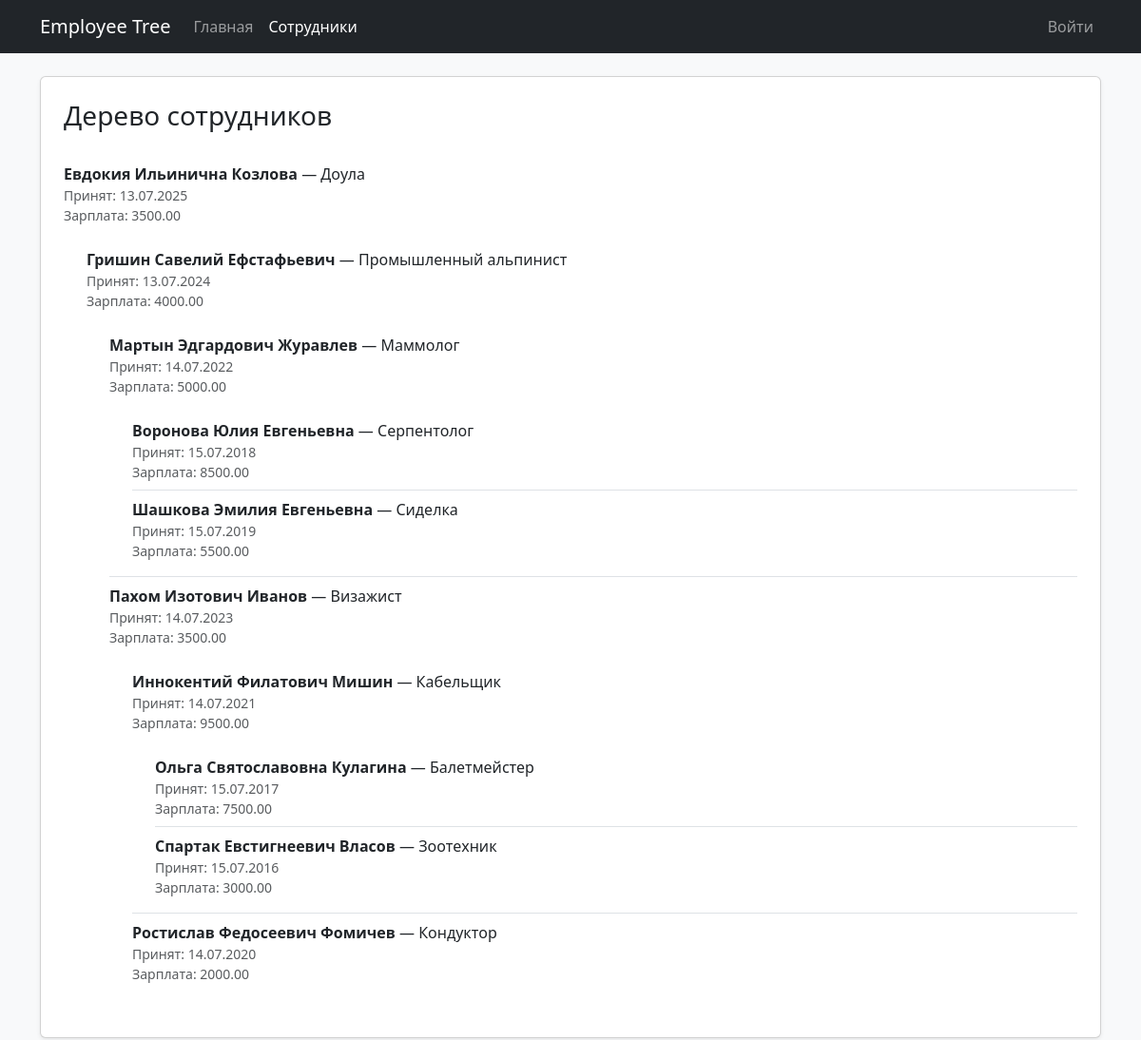
The page /tree on the database its author committed.
### abzagencypythontest/apps/users/models.py (models this page shows, shortened)
class Employee(models.Model):
    name = models.CharField(max_length=255)
    position = models.CharField(max_length=255)
    hire_date = models.DateField(verbose_name='date of hire')
    salary = models.DecimalField(max_digits=10, decimal_places=2, verbose_name='salary')
    manager = models.ForeignKey(
        'self',
        on_delete=models.SET_NULL,
        null=True,
        blank=True,
        related_name='subordinates',
    )
    class Meta:
        verbose_name = 'employee'
        verbose_name_plural = 'employees'

### abzagencypythontest/views.py (the view)
# urls.py: path('tree', views.tree, name="tree"),
def tree(request):
    employees = Employee.objects.select_related('manager').order_by('name')
    return render(request, 'tree.html', {'nodes': build_employee_tree(employees)})

### abzagencypythontest/views.py (called while the page is built)
def build_employee_tree(employees):
    nodes = {}
    for employee in employees:
        nodes[employee.pk] = {'employee': employee, 'children': []}
    roots = []
    for employee in employees:
        if employee.manager_id is None:
            roots.append(nodes[employee.pk])
        else:
            parent = nodes.get(employee.manager_id)
            if parent is not None:
                parent['children'].append(nodes[employee.pk])
    return roots

### abzagencypythontest/templates/tree.html (shortened to what this page needs)
{% extends 'base.html' %}
{% block content %}
<div class="card shadow-sm">
  <div class="card-body p-4">
    <h1 class="h3 mb-4">Дерево сотрудников</h1>
    {% if nodes %}
        {% include 'employee_tree.html' with nodes=nodes %}
    {% else %}
        <div class="alert alert-info mb-0">Сотрудники не найдены.</div>
    {% endif %}
  </div>
</div>
{% endblock %}

### abzagencypythontest/templates/base.html (shortened to what this page needs)
<!DOCTYPE html>
<html lang="ru">
  <head>
    <link href="https://cdn.jsdelivr.net/npm/bootstrap@5.3.3/dist/css/bootstrap.min.css" rel="stylesheet">
  </head>
  <body class="bg-light">
    {% include 'navbar.html' %}
    <main class="container py-4">
        {% block content %}
        {% endblock %}
    </main>
  </body>
</html>

### abzagencypythontest/templates/navbar.html (shortened to what this page needs)
<nav class="navbar navbar-expand-lg navbar-dark bg-dark">
  <div class="container">
    <a class="navbar-brand" href="{% url 'index' %}">Employee Tree</a>
    <div class="collapse navbar-collapse" id="navbarNav">
      <ul class="navbar-nav me-auto">
        <li class="nav-item">
          <a class="nav-link{% if request.path == '/' %} active{% endif %}" href="{% url 'index' %}">Главная</a>
        </li>
        <li class="nav-item">
          <a class="nav-link{% if request.path == '/tree' %} active{% endif %}" href="{% url 'tree' %}">Сотрудники</a>
        </li>
      </ul>
      <ul class="navbar-nav">
        {% if user.is_authenticated %}
          <li class="nav-item">
            <a class="nav-link" href="{% url 'users:profile' %}">{{ user.username }}</a>
          </li>
          <li class="nav-item">
            <a class="nav-link" href="{% url 'users:logout' %}">Выйти</a>
          </li>
        {% else %}
          <li class="nav-item">
            <a class="nav-link" href="{% url 'users:login' %}">Войти</a>
          </li>
        {% endif %}
      </ul>
    </div>
  </div>
</nav>

### abzagencypythontest/templates/employee_tree.html
<ul class="list-group list-group-flush">
  {% for node in nodes %}
    <li class="list-group-item px-0">
      <div class="d-flex justify-content-between align-items-start gap-3">
        <div>
          <strong>{{ node.employee.name }}</strong> — {{ node.employee.position }}
          <div class="text-muted small">
            Принят: {{ node.employee.hire_date|date:'d.m.Y' }}
          </div>
          <div class="text-muted small">
            Зарплата: {{ node.employee.salary }}
          </div>
        </div>
      </div>
      {% if node.children %}
        <div class="mt-3 ms-4">
          {% include 'employee_tree.html' with nodes=node.children %}
        </div>
      {% endif %}
    </li>
  {% endfor %}
</ul>

### rows shown on the page
Employee: employee.name "Евдокия Ильинична Козлова", employee.position "Доула", employee.hire_date "13.07.2025", employee.salary "3500.00"
Employee: employee.name "Гришин Савелий Ефстафьевич", employee.position "Промышленный альпинист", employee.hire_date "13.07.2024", employee.salary "4000.00"
Employee: employee.name "Мартын Эдгардович Журавлев", employee.position "Маммолог", employee.hire_date "14.07.2022", employee.salary "5000.00"
Employee: employee.name "Воронова Юлия Евгеньевна", employee.position "Серпентолог", employee.hire_date "15.07.2018", employee.salary "8500.00"
Employee: employee.name "Шашкова Эмилия Евгеньевна", employee.position "Сиделка", employee.hire_date "15.07.2019", employee.salary "5500.00"
Employee: employee.name "Пахом Изотович Иванов", employee.position "Визажист", employee.hire_date "14.07.2023", employee.salary "3500.00"
Employee: employee.name "Иннокентий Филатович Мишин", employee.position "Кабельщик", employee.hire_date "14.07.2021", employee.salary "9500.00"
Employee: employee.name "Ольга Святославовна Кулагина", employee.position "Балетмейстер", employee.hire_date "15.07.2017", employee.salary "7500.00"
Employee: employee.name "Спартак Евстигнеевич Власов", employee.position "Зоотехник", employee.hire_date "15.07.2016", employee.salary "3000.00"
Employee: employee.name "Ростислав Федосеевич Фомичев", employee.position "Кондуктор", employee.hire_date "14.07.2020", employee.salary "2000.00"
